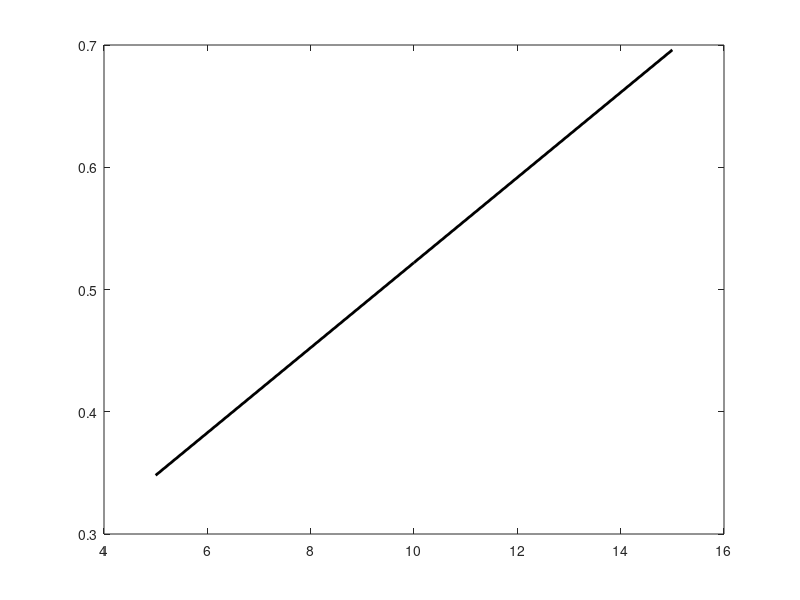
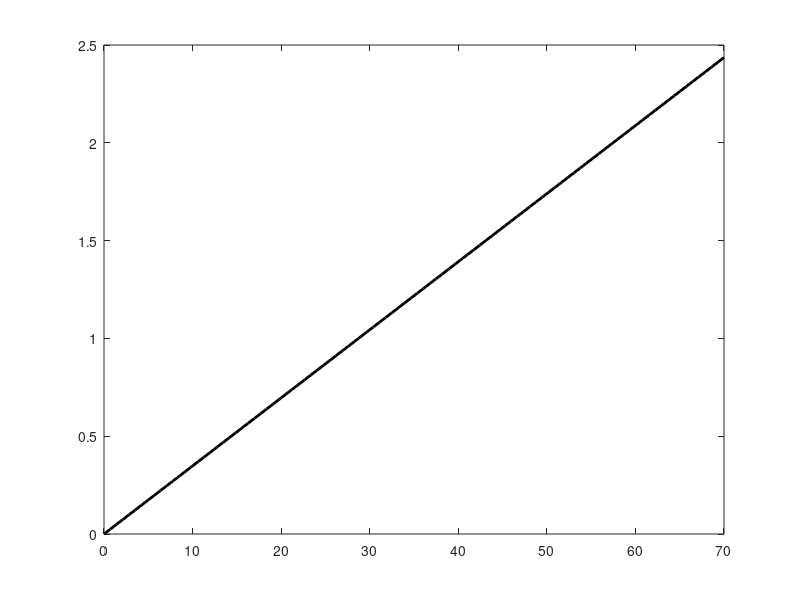
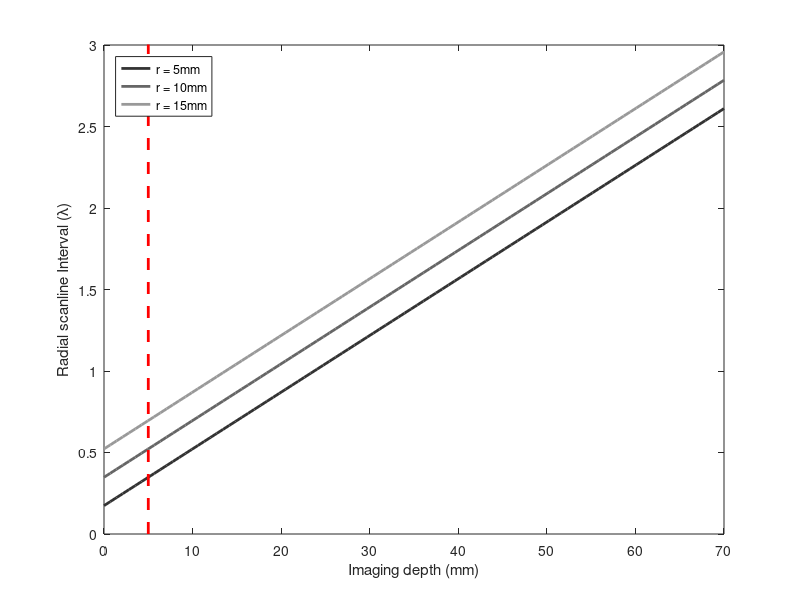

MATLAB code for these plots, in order:
clc; close all;

waveLength = 1540 / 6.5e6;

dTheta = 0.4724 * pi / 180;

radius_ = [5 10 15] * 1e-3;

z_vs = 5e-3;

depth_ = linspace(0, 70e-3, 100);

scanlineInterval = dTheta*(radius_ + z_vs) / waveLength; % unit: lambda
figure;
plot(radius_*1e3, scanlineInterval,'LineWidth',2,'color','k');

scanlineInterval = dTheta*depth_ / waveLength; % unit: lambda
figure;
plot(depth_*1e3, scanlineInterval,'LineWidth',2,'color','k');


scanlineInterval  = [];
for rIdx = 1:numel(radius_)
    scIntTmp = dTheta*(radius_(rIdx) + depth_) / waveLength;
    
    scanlineInterval = cat(1, scanlineInterval, scIntTmp);
    
    figure(1314);
    plot(depth_*1e3, scIntTmp,'LineWidth',2, 'color',[0.2 0.2 0.2]*rIdx); hold on;
end
figure(1314);
line([5 5], [0 5],'LineStyle','--','color','r','LineWidth',2);
hold off;
ylim([0 ceil(max(scanlineInterval(:)))]);
xlabel('Imaging depth (mm)'); ylabel('Radial scanline Interval (\lambda)'); 
legend('r = 5mm', 'r = 10mm', 'r = 15mm','location','northwest');